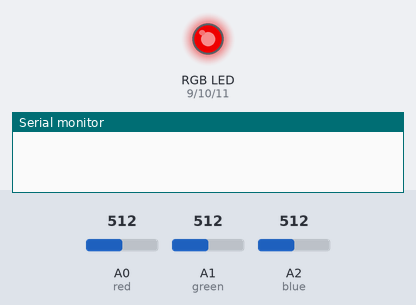
Recording of a sketch running on a simulated Arduino Uno, built with avr-gcc and run on an emulated ATmega328P. Parts: an RGB LED mixed from three pins (HIGH = lit), the last lines printed to the serial monitor. The test bench sets the inputs (shaded band); at power-on: A0 (red) = 512, A1 (green) = 512, A2 (blue) = 512.

Above: at 0.1 s.
At 0.6 s:
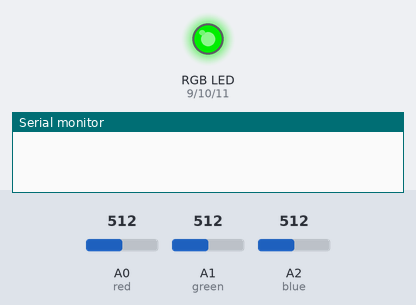
At 1.1 s:
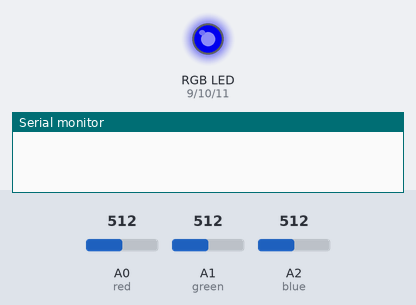
At 1.6 s:
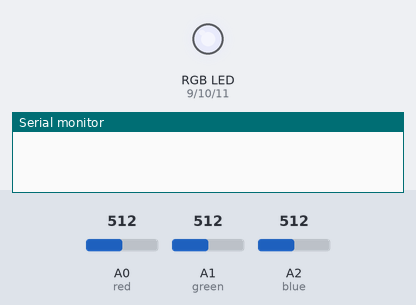
At 9.7 s:
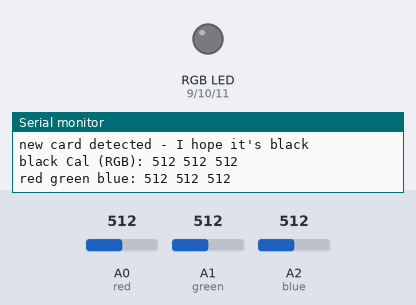
Timing chart, 0 to 11.2 s (numbered marks = the images above):
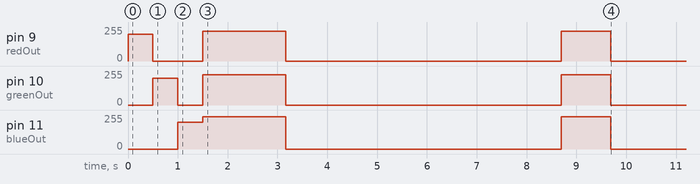

The sketch:

sensor_de_cor_com_fototransistor.ino
```cpp
/**Runs a color sensor on the Arduino
* Start the program while showing it the white card. When the RGB LED turns off,
* switch (quickly) to the black card. After the RGB LED flashes white, it is ready.
*/
//pin identifiers
int blue = A2;
int green = A1;
int red = A0;
int redOut = 9;
int greenOut = 10;
int blueOut = 11;
//counts the number of loops - used to time events
int count = 0;
//stores the current RGB input
int out[3];
//ICOLOR = RGB input from transistor that is that color.
//COLOR = RGB output to make RGB LED show that color
int IWHITE[3] = {175,48,455}; int WHITE[3] = {224,226,243};
int IBLACK[3] = {42,5,20}; int OFF[3] = {0,0,0};
int IRED[3] = {145,15,38}; int RED[3] = {200,0,0};
int IYELLOW[3] = {175,40,60}; int YELLOW[3] = {255,150,0};
int IMAGENTA[3] = {150,16,83}; int MAGENTA[3] = {200,0,200};
int IBLUE[3] = {57,7,160}; int BLUE[3] = {0,0,200};
int IGREEN[3] = {41,6,50}; int GREEN[3] = {0,200,0};
int NONE[3];
//[0] of these is the min, [1] is the max.
int redConvert[2];
int greenConvert[2];
int blueConvert[2];

//reads in the current color
int* readColor(){
  int ret[3];
  ret[0] = analogRead(red);
  ret[1] = analogRead(green);
  ret[2] = analogRead(blue);
  return ret;
}

//checks that each element in color1 is within dev of
//the corresponding element in refColor
boolean inRange(int color1[], int refColor[], int dev){
  return (abs(color1[0] - refColor[0]) <= dev) &&
  abs(color1[1] - refColor[1]) <= dev &&
  abs(color1[2] - refColor[2]) <= dev;
}

//sets the RGB LED color
void setColor(int color[]){
  analogWrite(redOut, color[0]);
  analogWrite(greenOut, color[1]);
  analogWrite(blueOut, color[2]);
}

//determines values for black and white
void calibrate(){
  setColor(RED);
  delay(500);
  setColor(GREEN);
  delay(500);
  setColor(BLUE);
  delay(500);
  setColor(WHITE);
  int redSum = 0;
  int greenSum = 0;
  int blueSum = 0;
  for(int i = 1; i <= 5; i++){
    redSum += analogRead(red);
    greenSum += analogRead(green);
    blueSum += analogRead(blue);
    delay(333);
  }
  int whiteCal[3] = {redSum/5,greenSum/5,blueSum/5};
  redSum = blueSum = greenSum = 0;
  setColor(OFF);
  Serial.print("white Cal (RGB): ");
  Serial.print(whiteCal[0]);
  Serial.print(" ");
  Serial.print(whiteCal[1]);
  Serial.print(" ");
  Serial.println(whiteCal[2]);
  Serial.println("insert black card");
  while(inRange(readColor(),whiteCal,50)){
    delay(1000);
    Serial.print("red green blue: ");
    Serial.print(analogRead(red));
    Serial.print(" ");
    Serial.print(analogRead(green));
    Serial.print(" ");
    Serial.println(analogRead(blue));
    //setColor(out);
  }
  Serial.println("new card detected - I hope it's black");
  delay(5000);
  for(int i = 1; i <= 5; i++){
    redSum += analogRead(red);
    greenSum += analogRead(green);
    blueSum += analogRead(blue);
    delay(100);
  }
  int blackCal[3] = {redSum/5,greenSum/5,blueSum/5};
  Serial.print("black Cal (RGB): ");
  Serial.print(blackCal[0]);
  Serial.print(" ");
  Serial.print(blackCal[1]);
  Serial.print(" ");
  Serial.println(blackCal[2]);
  //calculate conversion functions
  redConvert[0] = blackCal[0];
  redConvert[1] = whiteCal[0];
  greenConvert[0] = blackCal[1];
  greenConvert[1] = whiteCal[1];
  blueConvert[0] = blackCal[2];
  blueConvert[1] = whiteCal[2];
}

//runs calibration routine and turns the light white before
//starting loop
void setup(){
  Serial.begin(9600);
  calibrate();
  setColor(WHITE);
  delay(1000);
}

void loop(){
  //reads in new values
  out[0] = analogRead(red);//0-1024
  out[1] = analogRead(green);
  out[2] = analogRead(blue);

//update RGB LED and print output less frequently
  if(count % 5000 == 0){
    Serial.print("red green blue: ");
    Serial.print(out[0]);
    Serial.print(" ");
    Serial.print(out[1]);
    Serial.print(" ");
    Serial.println(out[2]);

//comment out the rest of this loop to just display values and not use the RGB LED
    if(inRange(out,IWHITE,10)){
      Serial.println("White!");
      setColor(WHITE);
    }
    else if(inRange(out,IRED,10)){
      Serial.println("Red!");
      setColor(RED);
    }
    else if(inRange(out,IBLUE,10)){
      Serial.println("Blue!");
      setColor(BLUE);
    }
    else if(inRange(out,IYELLOW,10)){
      Serial.println("Yellow!");
      setColor(YELLOW);
    }
    else if(inRange(out,IMAGENTA,10)){
      Serial.println("Magenta!");
      setColor(MAGENTA);
    }
    else if(inRange(out,IGREEN,10)){
      Serial.println("Green!");
      setColor(GREEN);
    }
    else setColor(OFF);
  }
  count++;
}
```

Measured:
- by itself, pin 9 (redOut): goes 0/255 1.0 s, 224/255 1.7 s, 0/255 5.5 s, 224/255 1.0 s, then 0/255
- by itself, pin 10 (greenOut): goes 0/255 0.50 s, 226/255 1.7 s, 0/255 5.5 s, 226/255 1.0 s, then 0/255
- by itself, pin 11 (blueOut): 200/255 → 243/255 at 1.5 s, → 0/255 1.7 s later, → 243/255 5.5 s later, → 0/255 1.0 s later
